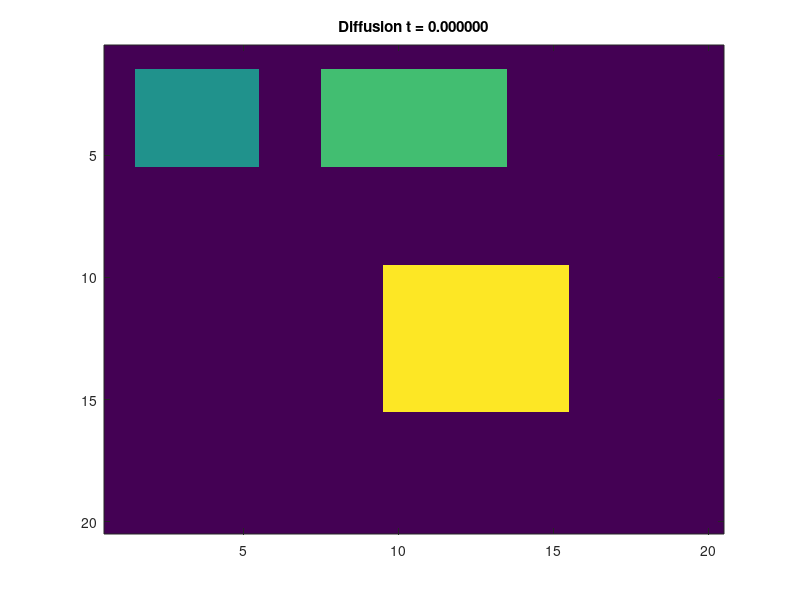

The MATLAB script that drew this image: (Note: this script raises an error after producing the figure.)
%This script computes the heat equation on a graph.

N = 20;%The number of pixels along a dimension of the image
A = zeros(N*N, N*N);%The adjacency matrix

%Use 8 neighbors, and fill in the adjacency matrix
%\  |  /
%- i,j -
%/  |  \
dx = [-1, 0, 1, -1, 1, -1, 0, 1];
dy = [-1, -1, -1, 0, 0, 1, 1, 1];
for x = 1:N
   for y = 1:N
       index = (x-1)*N + y;
       for ne = 1:length(dx)
           newx = x + dx(ne);
           newy = y + dy(ne);
           if newx > 0 && newx <= N && newy > 0 && newy <= N
               index2 = (newx-1)*N + newy;
               A(index, index2) = 1;
           end
       end
   end
end

Deg = full(diag(sum(A, 2))); %degree matrix
L = Deg - A; %Laplacian
[V, Lambda] = eig(L); %eigenvalues/vectors of L
Lambda = diag(Lambda);

%Initial condition 
Phi0 = zeros(N, N);
Phi0(2:5, 2:5) = 5; Phi0(10:15, 10:15) = 10; Phi0(2:5, 8:13) = 7;
Phi0 = Phi0(:);

Phi0V = V'*Phi0; %Transform IC into eigenvector coordinates 
for t = 0:0.05:5
   
%    Phi = Phi0V.*exp(-Lambda*t); %Exponential decay for each component
%    Phi = V*Phi; %Transform back to original coordinates
   Phi = expm(-t*L)*Phi0;
   Phi = reshape(Phi, N, N);
   
   %Plot
   imagesc(Phi);
   caxis([0, 10]);
   title(sprintf('Diffusion t = %3f', t));
   frame = getframe(1);
   im = frame2im(frame);
   [imind, cm] = rgb2ind(im, 256);
   
end